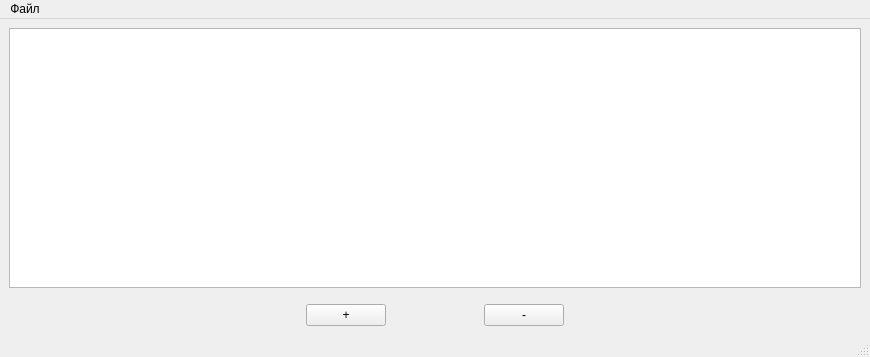
<?xml version="1.0" encoding="UTF-8"?>
<ui version="4.0">
 <class>MainWindow</class>
 <widget class="QMainWindow" name="MainWindow">
  <property name="geometry">
   <rect>
    <x>0</x>
    <y>0</y>
    <width>870</width>
    <height>357</height>
   </rect>
  </property>
  <property name="windowTitle">
   <string>MainWindow</string>
  </property>
  <widget class="QWidget" name="centralwidget">
   <layout class="QGridLayout" name="gridLayout">
    <item row="3" column="4">
     <widget class="QPushButton" name="deleteButton">
      <property name="text">
       <string>-</string>
      </property>
     </widget>
    </item>
    <item row="3" column="3">
     <spacer name="horizontalSpacer_4">
      <property name="orientation">
       <enum>Qt::Horizontal</enum>
      </property>
      <property name="sizeType">
       <enum>QSizePolicy::Minimum</enum>
      </property>
      <property name="sizeHint" stdset="0">
       <size>
        <width>40</width>
        <height>20</height>
       </size>
      </property>
     </spacer>
    </item>
    <item row="3" column="1">
     <widget class="QPushButton" name="addButton">
      <property name="text">
       <string>+</string>
      </property>
     </widget>
    </item>
    <item row="3" column="5">
     <spacer name="horizontalSpacer_5">
      <property name="orientation">
       <enum>Qt::Horizontal</enum>
      </property>
      <property name="sizeType">
       <enum>QSizePolicy::MinimumExpanding</enum>
      </property>
      <property name="sizeHint" stdset="0">
       <size>
        <width>40</width>
        <height>20</height>
       </size>
      </property>
     </spacer>
    </item>
    <item row="3" column="0">
     <spacer name="horizontalSpacer_6">
      <property name="orientation">
       <enum>Qt::Horizontal</enum>
      </property>
      <property name="sizeType">
       <enum>QSizePolicy::MinimumExpanding</enum>
      </property>
      <property name="sizeHint" stdset="0">
       <size>
        <width>40</width>
        <height>20</height>
       </size>
      </property>
     </spacer>
    </item>
    <item row="1" column="0" colspan="6">
     <widget class="QTableView" name="tableView"/>
    </item>
    <item row="3" column="2">
     <spacer name="horizontalSpacer">
      <property name="orientation">
       <enum>Qt::Horizontal</enum>
      </property>
      <property name="sizeType">
       <enum>QSizePolicy::Minimum</enum>
      </property>
      <property name="sizeHint" stdset="0">
       <size>
        <width>40</width>
        <height>20</height>
       </size>
      </property>
     </spacer>
    </item>
    <item row="2" column="2" colspan="2">
     <spacer name="verticalSpacer">
      <property name="orientation">
       <enum>Qt::Vertical</enum>
      </property>
      <property name="sizeType">
       <enum>QSizePolicy::Minimum</enum>
      </property>
      <property name="sizeHint" stdset="0">
       <size>
        <width>20</width>
        <height>10</height>
       </size>
      </property>
     </spacer>
    </item>
   </layout>
  </widget>
  <widget class="QStatusBar" name="statusbar"/>
  <widget class="QMenuBar" name="menuBar">
   <property name="geometry">
    <rect>
     <x>0</x>
     <y>0</y>
     <width>870</width>
     <height>26</height>
    </rect>
   </property>
   <widget class="QMenu" name="menu">
    <property name="title">
     <string>Файл</string>
    </property>
    <addaction name="newFile"/>
    <addaction name="open"/>
    <addaction name="separator"/>
    <addaction name="save"/>
    <addaction name="saveAs"/>
    <addaction name="separator"/>
    <addaction name="clean"/>
    <addaction name="separator"/>
    <addaction name="exit"/>
   </widget>
   <addaction name="menu"/>
  </widget>
  <action name="action">
   <property name="text">
    <string>Новый файл</string>
   </property>
  </action>
  <action name="action_2">
   <property name="text">
    <string>Открыть</string>
   </property>
  </action>
  <action name="action_3">
   <property name="text">
    <string>Сохранить</string>
   </property>
  </action>
  <action name="action_4">
   <property name="text">
    <string>Сохранить как</string>
   </property>
  </action>
  <action name="newFile">
   <property name="text">
    <string>Новый файл</string>
   </property>
  </action>
  <action name="save">
   <property name="text">
    <string>Сохранить</string>
   </property>
  </action>
  <action name="saveAs">
   <property name="text">
    <string>Сохранить как</string>
   </property>
  </action>
  <action name="clean">
   <property name="text">
    <string>Очистить всё</string>
   </property>
  </action>
  <action name="exit">
   <property name="text">
    <string>Выйти</string>
   </property>
  </action>
  <action name="open">
   <property name="text">
    <string>Открыть</string>
   </property>
  </action>
 </widget>
 <resources/>
 <connections/>
</ui>
